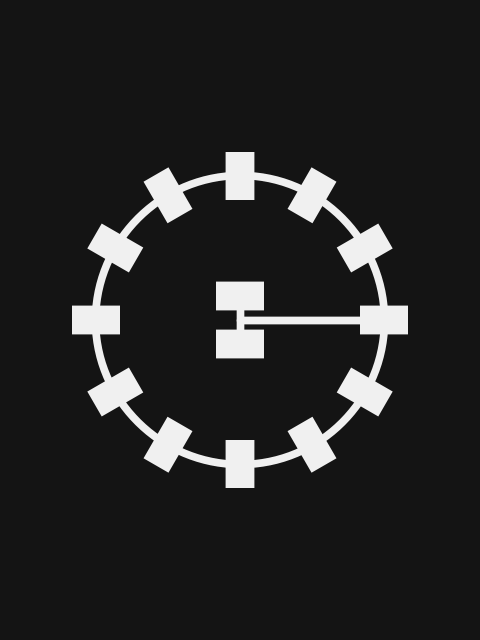
Frame 1 (no input)
Frame 2 (the mouse pressed at the canvas centre, redrawn once): identical to frame 1, image omitted

The Processing sketch that drew this single still picture (run headless with seeded random() and noise(); the mouse was pressed at the canvas centre and the sketch redrawn once):

// Processing sketch: interstellar
// ── interstellar.pde
// Manuale di Programmazione Cinematografica
// Daniele Olmisani, 2022

// Interstellar (2014)

final color PAPER = color(20);
final color INK = color(240);

final int COUNT = 12;
final float DA = TWO_PI / COUNT;
final float R = 0.3;
final float L = 0.1;

void setup() {
  size(480, 640);
  noLoop();
}


void draw() {
  final float S =  min(width, height);
  final float U = 0.002;

  translate(0.5*width, 0.5*height);
  scale(S);
  
  background(PAPER);
  
  noFill();
  stroke(INK);
  strokeWeight(8*U);
  
  ellipse(0.0, 0.0, 2*R, 2*R);
  line(0.0, 0.0, R, 0.0);
  line(0.0, 0.5*L, 0.0, -0.5*L);
  
  noStroke();
  fill(INK);
  
  rectMode(CENTER);
  
  for (int i=0; i<COUNT; i++) {
    rect(R, 0.0, L, 0.6*L);
    rotate(DA);
  }
  
  rect(0.0,  0.5*L, L, 0.6*L);
  rect(0.0, -0.5*L, L, 0.6*L);
  
  save("interstellar.png");
}
